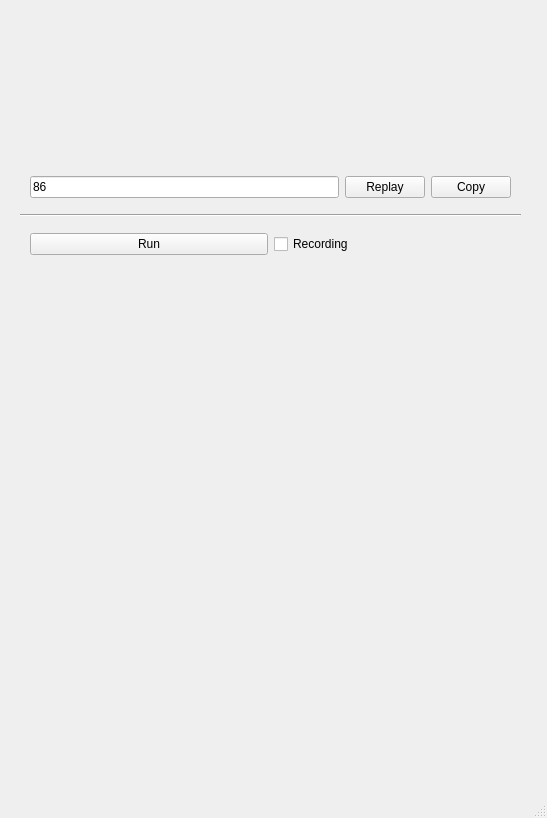
<?xml version="1.0" encoding="UTF-8"?>
<ui version="4.0">
 <class>MainWindow</class>
 <widget class="QMainWindow" name="MainWindow">
  <property name="geometry">
   <rect>
    <x>0</x>
    <y>0</y>
    <width>547</width>
    <height>818</height>
   </rect>
  </property>
  <property name="windowTitle">
   <string>MainWindow</string>
  </property>
  <widget class="QWidget" name="centralwidget">
   <widget class="QWidget" name="gridLayoutWidget_3">
    <property name="geometry">
     <rect>
      <x>10</x>
      <y>10</y>
      <width>521</width>
      <height>411</height>
     </rect>
    </property>
    <layout class="QGridLayout" name="gridLayout_3">
     <item row="0" column="0">
      <layout class="QVBoxLayout" name="verticalLayout">
       <property name="leftMargin">
        <number>10</number>
       </property>
       <property name="topMargin">
        <number>10</number>
       </property>
       <property name="rightMargin">
        <number>10</number>
       </property>
       <property name="bottomMargin">
        <number>10</number>
       </property>
       <item>
        <layout class="QGridLayout" name="gridLayout">
         <property name="leftMargin">
          <number>10</number>
         </property>
         <property name="topMargin">
          <number>10</number>
         </property>
         <property name="rightMargin">
          <number>10</number>
         </property>
         <property name="bottomMargin">
          <number>10</number>
         </property>
         <item row="0" column="0">
          <widget class="QLineEdit" name="lineEdit">
           <property name="text">
            <string>86</string>
           </property>
          </widget>
         </item>
         <item row="0" column="2">
          <widget class="QPushButton" name="pushButton_2">
           <property name="text">
            <string>Copy</string>
           </property>
          </widget>
         </item>
         <item row="0" column="1">
          <widget class="QPushButton" name="pushButton_3">
           <property name="text">
            <string>Replay</string>
           </property>
          </widget>
         </item>
        </layout>
       </item>
       <item>
        <widget class="Line" name="line">
         <property name="orientation">
          <enum>Qt::Horizontal</enum>
         </property>
        </widget>
       </item>
       <item>
        <layout class="QGridLayout" name="gridLayout_2">
         <property name="leftMargin">
          <number>10</number>
         </property>
         <property name="topMargin">
          <number>10</number>
         </property>
         <property name="rightMargin">
          <number>10</number>
         </property>
         <property name="bottomMargin">
          <number>10</number>
         </property>
         <item row="0" column="0">
          <widget class="QPushButton" name="pushButton">
           <property name="text">
            <string>Run</string>
           </property>
          </widget>
         </item>
         <item row="0" column="1">
          <widget class="QCheckBox" name="checkBox">
           <property name="text">
            <string>Recording</string>
           </property>
          </widget>
         </item>
        </layout>
       </item>
      </layout>
     </item>
    </layout>
   </widget>
  </widget>
  <widget class="QMenuBar" name="menubar">
   <property name="geometry">
    <rect>
     <x>0</x>
     <y>0</y>
     <width>547</width>
     <height>30</height>
    </rect>
   </property>
  </widget>
  <widget class="QStatusBar" name="statusbar"/>
 </widget>
 <resources/>
 <connections/>
</ui>
